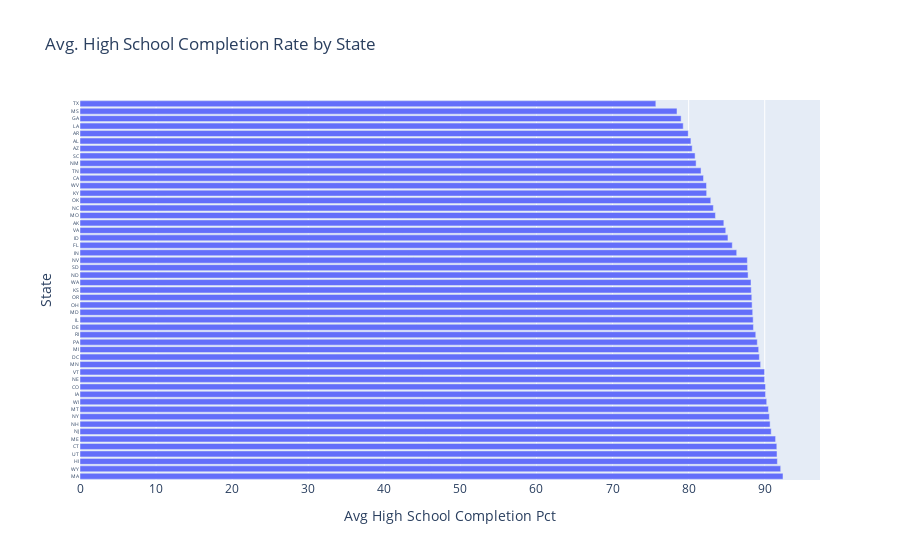

Notebook code cell kept with this figure:
### Code cell
h_bar = px.bar(y = df_pct_completed_hs_by_state['Geographic Area'],
               x = df_pct_completed_hs_by_state.avg_completed_hs_rate,
               orientation='h',
              title='Avg. High School Completion Rate by State')

h_bar.update_layout(xaxis_title='Avg High School Completion Pct', yaxis_title='State', coloraxis_showscale=False )
h_bar.update_yaxes(categoryorder='total descending', tickfont=dict(size=5))
# # h_bar.update_xaxes(tickfont=dict(size=15))

h_bar.show()

### Figure 1 — Plotly figure (JSON) as saved in the notebook; plotly's stock layout.template omitted (floating-point values rounded to 4 significant figures)
{"data": [{"alignmentgroup": "True", "hovertemplate": "x=%{x}<br>y=%{y}<extra></extra>", "legendgroup": "", "marker": {"color": "#636efa", "pattern": {"shape": ""}}, "name": "", "offsetgroup": "", "orientation": "h", "showlegend": false, "textposition": "auto", "type": "bar", "x": [84.63, 80.3, 79.95, 80.47, 81.96, 90.11, 91.59, 89.3, 88.52, 85.74, 79.01, 91.67, 90.11, 85.17, 88.48, 86.32, 88.23, 82.37, 79.29, 92.4, 88.42, 91.43, 89.21, 89.47, 83.52, 78.47, 90.49, 83.25, 87.82, 89.99, 90.71, 90.85, 80.98, 87.72, 90.61, 88.34, 82.91, 88.3, 89.02, 88.82, 80.85, 87.75, 81.63, 75.69, 91.62, 84.88, 89.98, 88.2, 90.26, 82.35, 92.1], "xaxis": "x", "y": ["AK", "AL", "AR", "AZ", "CA", "CO", "CT", "DC", "DE", "FL", "GA", "HI", "IA", "ID", "IL", "IN", "KS", "KY", "LA", "MA", "MD", "ME", "MI", "MN", "MO", "MS", "MT", "NC", "ND", "NE", "NH", "NJ", "NM", "NV", "NY", "OH", "OK", "OR", "PA", "RI", "SC", "SD", "TN", "TX", "UT", "VA", "VT", "WA", "WI", "WV", "WY"], "yaxis": "y"}], "layout": {"barmode": "relative", "coloraxis": {"showscale": false}, "legend": {"tracegroupgap": 0}, "title": {"text": "Avg. High School Completion Rate by State"}, "xaxis": {"anchor": "y", "domain": [0, 1], "title": {"text": "Avg High School Completion Pct"}}, "yaxis": {"anchor": "x", "categoryorder": "total descending", "domain": [0, 1], "tickfont": {"size": 5}, "title": {"text": "State"}}}}
